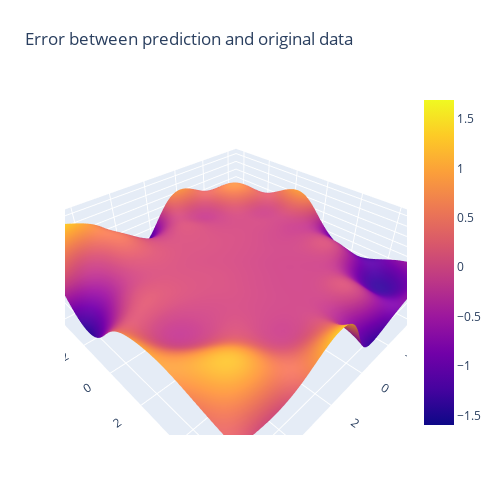

Source (notebook cell):
### Markdown cell above
#### Error plot

### Code cell
import plotly.graph_objects as go

error = f_test - f_pred

fig = go.Figure(data=[go.Surface(z=error, x=x_test.numpy().reshape(100, 100), y=y_test.numpy().reshape(100, 100))])

fig.update_layout(title='Error between prediction and original data', 
                  autosize=False, width=500, height=500,
                  margin=dict(l=65, r=50, b=65, t=90))

fig.show()

### Figure 1 — Plotly figure (JSON) as saved in the notebook; plotly's stock layout.template omitted (floating-point values rounded to 4 significant figures; data arrays with more than 128 entries replaced by an {"elided": "..."} marker saying what was removed)
{"data": [{"type": "surface", "x": {"elided": "100x100 float values"}, "y": {"elided": "100x100 float values"}, "z": {"elided": "100x100 float values"}}], "layout": {"autosize": false, "height": 500, "margin": {"b": 65, "l": 65, "r": 50, "t": 90}, "title": {"text": "Error between prediction and original data"}, "width": 500}}
